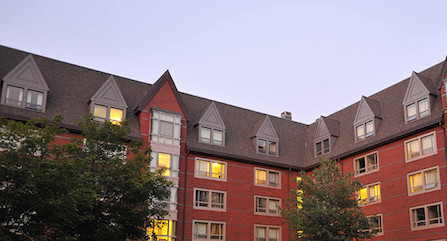
#> input picture data/building_left.jpg, 447 x 241 px
$ python stitchImages.py
#> lines starting #> are read from the running program, lines starting #| are printed output that depends on the picture; after the words box and inside, x2 and y2 are one past the last pixel; in counts of white or black regions, pixels touching at a corner belong together
### code/detectCorners.py
import numpy as np
from skimage.color import rgb2gray
from scipy.ndimage.filters import convolve
from scipy.ndimage.filters import maximum_filter
from skimage.morphology import local_maxima
from skimage.feature import peak_local_max
import numpy as np

def gaussian(hsize=3,sigma=0.5):
    shape = (hsize, hsize)
    m,n = [(ss-1.)/2. for ss in shape]
    y,x = np.ogrid[-m:m+1,-n:n+1]
    h = np.exp( -(x*x + y*y) / (2.*sigma*sigma) )
    h[ h < np.finfo(h.dtype).eps*h.max() ] = 0
    sumh = h.sum()
    if sumh != 0:
        h /= sumh
    return h

def nms(corner_score):
    #Pick local maxima in a window
    locs = peak_local_max(corner_score, 5)
    #Get scores at maximum peaks
    scores = corner_score[locs[:, 0], locs[:, 1]]
    #Sort scores
    idx_sorted = np.argsort(scores)

    #Get scores and coordinates according to sorting
    cs = scores[idx_sorted]
    cx = locs[idx_sorted, 1]
    cy = locs[idx_sorted, 0]

    return cx, cy, cs

def detectCorners(I, w, th):
    I = I.astype(float)
    if I.ndim > 2:
        I = rgb2gray(I)

    corner_score = simple_score(I, w)


    corner_score[corner_score < th] = 0

    cx, cy, cs = nms(corner_score)
    c = np.array([cx, cy, cs])
    isvalid = np.logical_and(
            np.logical_and(cx >= 0, cx < I.shape[1]),
            np.logical_and(cy >= 0, cy < I.shape[0]))
    return c[:, isvalid]


def simple_score(I, w):
    gs = gaussian(6*w+1, w)
    f = []

    f.append(np.array([[1, 0, 0], [0, -1, 0], [0, 0, 0]]))
    f.append(np.array([[0, 1, 0], [0, -1, 0], [0, 0, 0]]))
    f.append(np.array([[0, 0, 1], [0, -1, 0], [0, 0, 0]]))
    f.append(np.array([[0, 0, 0], [1, -1, 0], [0, 0, 0]]))
    f.append(np.array([[0, 0, 0], [0, -1, 1], [0, 0, 0]]))
    f.append(np.array([[0, 0, 0], [0, -1, 0], [1, 0, 0]]))
    f.append(np.array([[0, 0, 0], [0, -1, 0], [0, 1, 0]]))
    f.append(np.array([[0, 0, 0], [0, -1, 0], [0, 0, 1]]))

    corner_score = np.zeros_like(I)
    for i in xrange(8):
        diff = convolve(I, f[i], mode='nearest')
        diff_sum = convolve(diff**2, gs, mode='nearest')
        corner_score += diff_sum
    return corner_score

### code/extractFeatures.py
import numpy as np
from skimage.color import rgb2gray

def extractFeatures(im, c, patch_radius):
    r = patch_radius
    img = rgb2gray(im)
    img = np.pad(img, pad_width = r,mode='constant')
    cx = c[1,:].astype(int)
    cy = c[0,:].astype(int)
    d = (2*r+1)
    d2 = d//2
    f = []
    for x in range(0,len(cx)):
        x1 = cx[x] - d2
        x2 = cx[x] + d2
        y1 = cy[x] - d2
        y2 = cy[x] + d2
        patch = img[x1:x2, y1:y2]
        feature = patch.reshape(-1)
        f.append(feature)
    return f

### code/computeMatches.py
import numpy as np
from numpy import linalg as LA

def computeMatches(f1, f2):
    m = np.zeros((len(f1)))
    for i in range(0,len(f1)):
        mins = 1000000000
        for j in range(0,len(f2)):
            sd = LA.norm(f1[i]-f2[j])
            if(sd<mins):
                mins = sd
                m[i] = j
    return m

### code/ransac.py
import numpy as np
from random import randint
import math
import time

def ransac(matches, c1, c2):
    count = 0
    N = 3000
    thresh = 50
        # 1 - 50
        # 2 - 200
        # 3 - 50
        # 4 - 70
        # 5 - 50
    d=0
    inliers = []
    transf = []
    numIn = 0
    while count<N:
        points = []
        ppoints = []
        #pick s points at random
        for i in range(0,2):
            ind = np.random.randint(len(c1[0]))
            x = c1[1,ind].astype(int)
            y = c1[0,ind].astype(int)
            points.append((x, y))
            pInd = matches[ind].astype(int)
            px = c2[1,pInd].astype(int)
            py = c2[0,pInd].astype(int)
            ppoints.append((px, py))

        #calculate scale
        numerator = math.sqrt((ppoints[0][0] - ppoints[1][0])**2 + (ppoints[0][1] - ppoints[1][1])**2)
        denominator = math.sqrt((points[0][0] - points[1][0])**2 + (points[0][1] - points[1][1])**2)
        if(denominator == 0):
            continue
        scale = numerator / denominator

        #calculate translation tx and ty
        tx = ppoints[0][0] - (scale * points[0][0])
        ty = ppoints[0][1] - (scale * points[0][1])

        #check euclidean distances less than threshold
        im1x = c1[1,:].astype(int)
        im1y = c1[0,:].astype(int)

        im2x = c2[1,:].astype(int)
        im2y = c2[0,:].astype(int)
        possible = []
        d = 0
        for x in range(0, len(im1x)):
            xprime = im2x[matches[x].astype(int)]
            yprime = im2y[matches[x].astype(int)]
            Tx1 = (xprime - tx) // scale
            Ty1 = (yprime - ty) // scale
            euDis = (im1x[x] - Tx1)**2 + (im1y[x] - Ty1)**2
            if euDis < thresh:
                possible.append(x)
                d += 1
        if(d>numIn):
            transf = []
            numIn = d
            inliers = possible
            transf.append(ty)
            transf.append(tx)
            transf.append(scale)
        else:
            possible = []
            d = 0
        count += 1

    return(inliers, transf)

### code/mergeImages.py
import numpy as np
from skimage.transform import rescale
def mergeImages(im1, im2, transf):
    s = transf[2]
    tx = np.round(transf[0]/s)
    ty = np.round(transf[1]/s)

    im2 = rescale(im2, 1/s)
    h1, w1, _ = im1.shape
    h2, w2, _ = im2.shape

    #Coordinates of the four corners
    c2 = np.array([[0, w2, w2, 0],[0, 0, h2, h2]]).astype(int)

    #Transformed coordinates
    c2[0, :] -= int(tx)
    c2[1, :] -= int(ty)

    #Get new bounds
    xmin = min(0, np.min(c2[0, :]))
    xmax = max(w1, np.max(c2[0, :]))
    ymin = min(0, np.min(c2[1, :]))
    ymax = max(h1, np.max(c2[1, :]))

    im = np.zeros((ymax-ymin+1, xmax-xmin+1, 3))
    ox = max(0, 1-xmin)
    oy = max(0, 1-ymin)
    im[oy:oy+h1, ox:ox+w1, :] = im1
    im[oy+c2[1, 0]:oy+c2[1, 3], ox+c2[0, 0]:ox+c2[0, 1], :] = im2
    return im

### code/stitchImages.py
import numpy as np
import os
import matplotlib.pyplot as plt
from skimage.feature import plot_matches

from detectCorners import detectCorners
from extractFeatures import extractFeatures
from computeMatches import computeMatches
from mergeImages import mergeImages
from ransac import ransac

def showMatches(im1, im2, c1, c2, matches, title=""):
    disp_matches = np.array([np.arange(matches.shape[0]), matches]).T.astype(int)
    valid_matches = np.where(matches>=0)[0]
    disp_matches = disp_matches[valid_matches, :]
    fig, ax = plt.subplots(nrows=1, ncols=1)
    plot_matches(ax, im1, im2,
            c1[[1, 0], :].astype(int).T, c2[[1,0], :].astype(int).T, disp_matches)
    ax.set_title(title)


def imread(path):
    img = plt.imread(path).astype(float)

    #Remove alpha channel if it exists
    if img.ndim > 2 and img.shape[2] == 4:
        img = img[:, :, 0:3]
    #Puts images values in range [0,1]
    if img.max() > 1.0:
        img /= 255.0

    return img


im1 = imread('../data/building_left.jpg') #left image
im2 = imread('../data/building_right1.jpg') #right image
#> call 2 of imread, with path = '../data/building_right1.jpg'
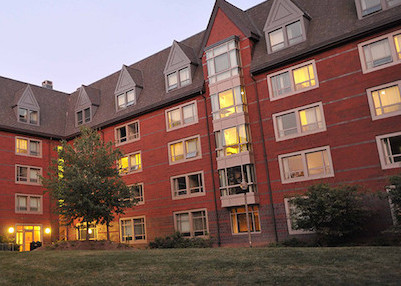
#> input picture data/building_right1.jpg, 401 x 286 px

sigma = 1.5
threshold = 0.0005
max_corners = 200
isSimple = False
c1 = detectCorners(im1, sigma, threshold)
#> after the loop in simple_score, `for i in xrange(8):`:
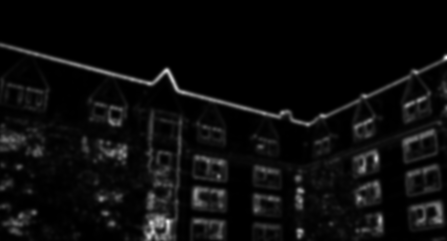
#> corner_score: shape (241, 447) float64; min 0, max 0.968, mean 0.0499
#> in nms, `locs = peak_local_max(corner_score, 5)`: locs = 221 pairs, first value 39 to 235, second value 6 to 439
#> in nms, `scores = corner_score[locs[:, 0], locs[:, 1]]`: scores = 221 values, max 0.885 at index 0, min 0.000511 at index 220, mean 0.283
#> in nms, `idx_sorted = np.argsort(scores)`: idx_sorted = 221 values, max 220 at index 0, min 0 at index 220, mean 110
#> in nms, `cs = scores[idx_sorted]`: cs = 221 values from 0.000511 to 0.885
#> in nms, `cx = locs[idx_sorted, 1]`: cx = 221 values, max 439 at index 90, min 6 at index 57, mean 203.7
#> in nms, `cy = locs[idx_sorted, 0]`: cy = 221 values, max 235 at index 2, min 39 at index 1, mean 153.2
#> in detectCorners, `cx, cy, cs = nms(corner_score)`: cs = 221 values from 0.000511 to 0.885
c2 = detectCorners(im2, sigma, threshold)
#> call 2 of simple_score, with w = 1.5
#> the loop in simple_score (call 2), `for i in xrange(8):` made 8 passes
#> pass 1, in simple_score (call 2), `diff = convolve(I, f[i], mode='nearest')`:
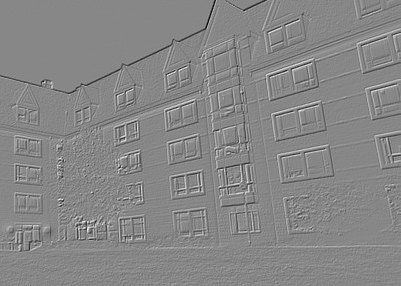
#> diff: shape (286, 401) float64; min -0.871, max 0.77, mean -0.002; drawn with min black and max white
#> after the loop in simple_score (call 2), `for i in xrange(8):`:
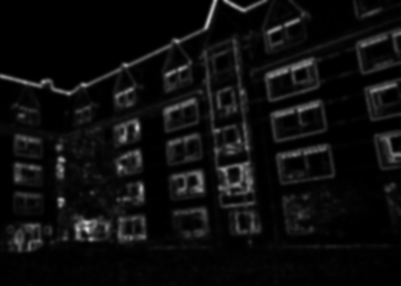
#> corner_score: shape (286, 401) float64; min 0, max 0.853, mean 0.0557
#> in detectCorners (call 2), `corner_score[corner_score < th] = 0`: corner_score: shape (286, 401) float64; 10.12% of pixels changed, all inside (x1, y1, x2, y2) = (0, 0, 401, 238)

n1 = min(max_corners, c1.shape[1])
#> n1 = 200
c1 = c1[:, 0:n1]
n2 = min(max_corners, c2.shape[1])
#> n2 = 200
c2 = c2[:, 0:n2]

#Compute feature descriptors
patch_radius = 5
f1 = extractFeatures(im1, c1, patch_radius)
#> in extractFeatures, `img = np.pad(img, pad_width = r,mode='constant')`:
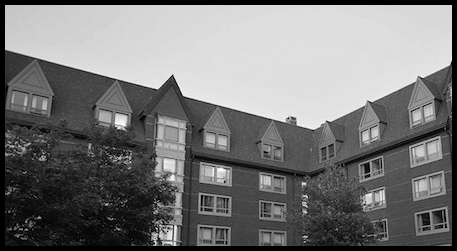
#> img: shape (251, 457) float64; min 0, max 0.999, mean 0.473
#> in extractFeatures, `cx = c[1,:].astype(int)`: cx = 200 values, max 235 at index 2, min 39 at index 1, mean 154.6
#> in extractFeatures, `cy = c[0,:].astype(int)`: cy = 200 values, max 439 at index 90, min 6 at index 57, mean 196.9
#> the loop in extractFeatures, `for x in range(0,len(cx)):` made 200 passes
#> (x1, x2, y1, y2) on passes 1 to 3: (51, 61, 130, 140), (34, 44, 56, 66), (230, 240, 235, 245)
#> after the loop in extractFeatures, `for x in range(0,len(cx)):`: f = 200 items
#> f1 = 200 items

f2 = extractFeatures(im2, c2, patch_radius)
#> call 2 of extractFeatures, with c = array of shape (3, 200), patch_radius = 5
#> in extractFeatures (call 2), `img = np.pad(img, pad_width = r,mode='constant')`:
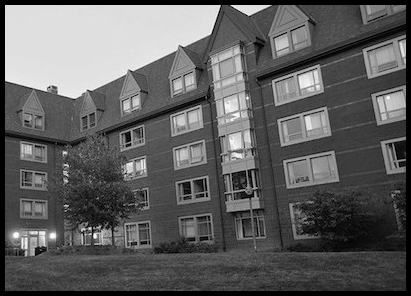
#> img: shape (296, 411) float64; min 0, max 0.999, mean 0.375
#> in extractFeatures (call 2), `cx = c[1,:].astype(int)`: cx = 200 values, max 280 at index 16, min 7 at index 1, mean 180.3
#> in extractFeatures (call 2), `cy = c[0,:].astype(int)`: cy = 200 values, max 395 at index 76, min 5 at index 10, mean 236.5
#> the loop in extractFeatures (call 2), `for x in range(0,len(cx)):` made 200 passes
#> (x1, x2, y1, y2) on passes 1 to 3: (98, 108, 44, 54), (2, 12, 328, 338), (105, 115, 51, 61)
#> f2 = 200 items

#Compute matches
matches = computeMatches(f1, f2)
#> in computeMatches, `m = np.zeros((len(f1)))`: m = 200 values from 0 to 0
#> after the loop in computeMatches, `for i in range(0,len(f1)):`: m = 200 values, max 194 at index 72, min 0 at index 7, mean 110
#> matches has the same summary as m in computeMatches
showMatches(im1, im2, c1, c2, matches, title='All correspondences')
#> in showMatches, `disp_matches = np.array([np.arange(matches.shape[0]), matches]).T.asty..`: disp_matches = 200 pairs, first value 0 to 199, second value 0 to 194
#> in showMatches, `valid_matches = np.where(matches>=0)[0]`: valid_matches = 200 values from 0 to 199
plt.show()

#Estimate transformation
inliers, transf = ransac(matches, c1, c2)
#> after the loop in ransac, `while count<N:`: count = 3000; inliers = 25 values from 19 to 89; numIn = 25; transf = [-239, -31, 1]
#> inliers = 25 values from 19 to 89; transf = [-239, -31, 1]
good_matches = np.zeros_like(matches)-1
#> good_matches = 200 values from -1 to -1
good_matches[inliers] = matches[inliers]
showMatches(im1, im2, c1, c2, good_matches, title='Inliers')
plt.show()

#Warp images
stitch_im = mergeImages(im1, im2, transf)
#> in mergeImages, `s = transf[2]`: s = 1
#> in mergeImages, `tx = np.round(transf[0]/s)`: tx = -239
#> in mergeImages, `ty = np.round(transf[1]/s)`: ty = -31
#> in mergeImages, `c2 = np.array([[0, w2, w2, 0],[0, 0, h2, h2]]).astype(int)`: c2 = [[0, 401, 401, 0], [0, 0, 286, 286]]
#> in mergeImages, `xmin = min(0, np.min(c2[0, :]))`: xmin = 0
#> in mergeImages, `xmax = max(w1, np.max(c2[0, :]))`: xmax = 640
#> in mergeImages, `ymin = min(0, np.min(c2[1, :]))`: ymin = 0
#> in mergeImages, `ymax = max(h1, np.max(c2[1, :]))`: ymax = 317
#> in mergeImages, `ox = max(0, 1-xmin)`: ox = 1
#> in mergeImages, `im[oy+c2[1, 0]:oy+c2[1, 3], ox+c2[0, 0]:ox+c2[0, 1], :] = im2`:
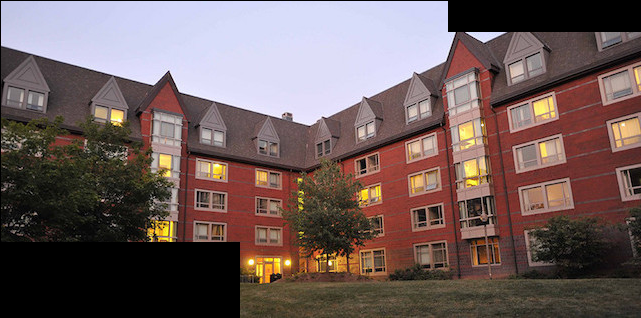
#> im: shape (318, 641, 3) float64; mean R, G, B 0.434, 0.364, 0.357
plt.imshow(stitch_im)
plt.title('Stitched Image')
plt.show()
